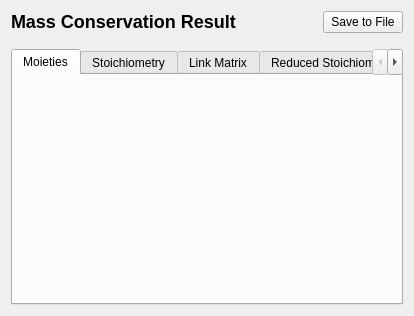
<?xml version="1.0" encoding="UTF-8"?>
<ui version="4.0">
<comment> Begin CVS Header </comment>
<comment>   $Source: /fs/turing/cvs/copasi_dev/copasi/UI/CQMoietiesTaskResult.ui,v $ </comment>
<comment>   $Revision: 1.8 $ </comment>
<comment>   $Name: Build-33 $ </comment>
<comment>   $Author: pwilly $ </comment>
<comment>   $Date: 2010/04/02 17:07:28 $ </comment>
<comment> End CVS Header </comment>

<comment> Copyright (C) 2010 by Pedro Mendes, Virginia Tech Intellectual </comment>
<comment> Properties, Inc., University of Heidelberg, and The University </comment>
<comment> of Manchester. </comment>
<comment> All rights reserved. </comment>

 <class>CQMoietiesTaskResult</class>
 <widget class="CopasiWidget" name="CQMoietiesTaskResult">
  <property name="geometry">
   <rect>
    <x>0</x>
    <y>0</y>
    <width>414</width>
    <height>316</height>
   </rect>
  </property>
  <property name="windowTitle">
   <string>Mass Conservation Result Window</string>
  </property>
  <property name="caption" stdset="0">
   <string>Mass Conservation Result</string>
  </property>
  <layout class="QVBoxLayout" name="verticalLayout">
   <item>
    <layout class="QHBoxLayout" name="horizontalLayout">
     <item>
      <widget class="QLabel" name="mpLblResult">
       <property name="sizePolicy">
        <sizepolicy hsizetype="MinimumExpanding" vsizetype="Preferred">
         <horstretch>0</horstretch>
         <verstretch>0</verstretch>
        </sizepolicy>
       </property>
       <property name="text">
        <string>&lt;!DOCTYPE HTML PUBLIC &quot;-//W3C//DTD HTML 4.0//EN&quot; &quot;http://www.w3.org/TR/REC-html40/strict.dtd&quot;&gt;
&lt;html&gt;&lt;head&gt;&lt;meta name=&quot;qrichtext&quot; content=&quot;1&quot; /&gt;&lt;style type=&quot;text/css&quot;&gt;
p, li { white-space: pre-wrap; }
&lt;/style&gt;&lt;/head&gt;&lt;body style=&quot; font-family:'Lucida Grande'; font-size:13pt; font-weight:400; font-style:normal;&quot;&gt;
&lt;p style=&quot; margin-top:16px; margin-bottom:12px; margin-left:0px; margin-right:0px; -qt-block-indent:0; text-indent:0px;&quot;&gt;&lt;span style=&quot; font-size:x-large; font-weight:600;&quot;&gt;Mass Conservation Result&lt;/span&gt;&lt;/p&gt;&lt;/body&gt;&lt;/html&gt;</string>
       </property>
       <property name="wordWrap">
        <bool>false</bool>
       </property>
      </widget>
     </item>
     <item>
      <widget class="QPushButton" name="mpBtnSave">
       <property name="text">
        <string>Save to File</string>
       </property>
      </widget>
     </item>
    </layout>
   </item>
   <item>
    <spacer name="verticalSpacer">
     <property name="orientation">
      <enum>Qt::Vertical</enum>
     </property>
     <property name="sizeType">
      <enum>QSizePolicy::Fixed</enum>
     </property>
     <property name="sizeHint" stdset="0">
      <size>
       <width>20</width>
       <height>10</height>
      </size>
     </property>
    </spacer>
   </item>
   <item>
    <widget class="QTabWidget" name="mpTabWidget">
     <property name="sizePolicy">
      <sizepolicy hsizetype="Ignored" vsizetype="Preferred">
       <horstretch>0</horstretch>
       <verstretch>0</verstretch>
      </sizepolicy>
     </property>
     <property name="minimumSize">
      <size>
       <width>210</width>
       <height>180</height>
      </size>
     </property>
     <property name="currentIndex">
      <number>0</number>
     </property>
     <widget class="Q3Table" name="mpMoieties">
      <attribute name="title">
       <string>Moieties</string>
      </attribute>
     </widget>
     <widget class="CQArrayAnnotationsWidget" name="mpStoichiometry">
      <attribute name="title">
       <string>Stoichiometry</string>
      </attribute>
     </widget>
     <widget class="CQArrayAnnotationsWidget" name="mpLinkMatrix">
      <attribute name="title">
       <string>Link Matrix</string>
      </attribute>
     </widget>
     <widget class="CQArrayAnnotationsWidget" name="mpReducedStoichiometry">
      <attribute name="title">
       <string>Reduced Stoichiometry</string>
      </attribute>
     </widget>
    </widget>
   </item>
  </layout>
 </widget>
 <layoutdefault spacing="6" margin="11"/>
 <pixmapfunction>qPixmapFromMimeSource</pixmapfunction>
 <customwidgets>
  <customwidget>
   <class>Q3Frame</class>
   <extends>QFrame</extends>
   <header>Qt3Support/Q3Frame</header>
   <container>1</container>
  </customwidget>
  <customwidget>
   <class>Q3Table</class>
   <extends>Q3Frame</extends>
   <header>q3table.h</header>
  </customwidget>
  <customwidget>
   <class>CQArrayAnnotationsWidget</class>
   <extends>QWidget</extends>
   <header>CQArrayAnnotationsWidget.h</header>
  </customwidget>
  <customwidget>
   <class>CopasiWidget</class>
   <extends>QWidget</extends>
   <header>copasiWidget.h</header>
   <container>1</container>
  </customwidget>
 </customwidgets>
 <includes>
  <include location="local">copasiWidget.h</include>
  <include location="local">CQArrayAnnotationsWidget.h</include>
 </includes>
 <resources/>
 <connections>
  <connection>
   <sender>mpBtnSave</sender>
   <signal>clicked()</signal>
   <receiver>CQMoietiesTaskResult</receiver>
   <slot>slotSave()</slot>
   <hints>
    <hint type="sourcelabel">
     <x>20</x>
     <y>20</y>
    </hint>
    <hint type="destinationlabel">
     <x>20</x>
     <y>20</y>
    </hint>
   </hints>
  </connection>
 </connections>
</ui>
